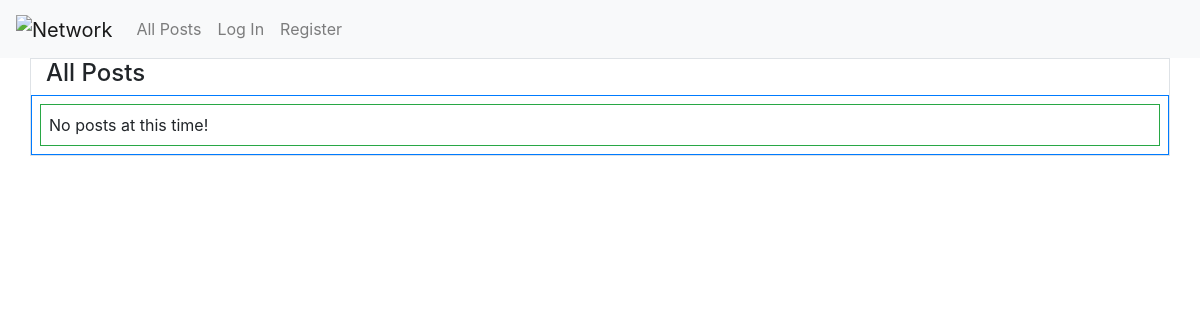
The app's page /, older data.
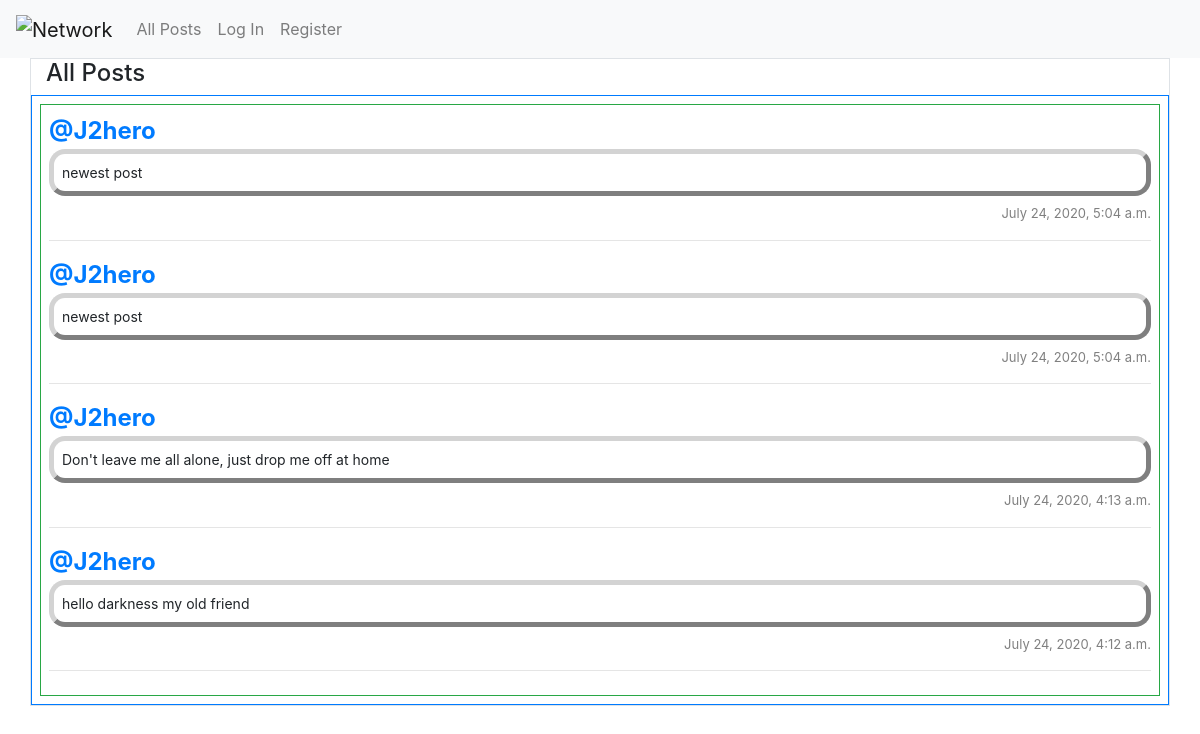
The same page, newer data.
### network/models.py (models this page shows, shortened)
class Post(models.Model):
    user = models.ForeignKey(User, on_delete=models.CASCADE, default="")
    content = models.TextField(max_length=64, default="")
    time = models.DateTimeField(default=now)
    likes = models.IntegerField(default=0)

class User(AbstractUser):
    following_count = models.IntegerField(default=0)
    followers_count = models.IntegerField(default=0)

### network/views.py (the view, shortened to what this page needs)
# urls.py: path("", views.index, name="index"),
def index(request):
    return render(request, "network/index.html", {
        "posts": list(Post.objects.all().order_by('-time'))
    })

### network/templates/network/index.html (shortened to what this page needs)
{% extends "network/layout.html" %} {% block body %}
<div class="container border">
    <h4>All Posts</h4>
    <div class="row border border-primary">
        <div class="col border border-success p-2 m-2">
            {% include "modules/posts.html" %}
        </div>
    </div>
</div>
{% endblock %}

### network/templates/modules/posts.html (shortened to what this page needs)
{% for post in posts %}
    <ul class="post post-{{ post.id }}" data-post="{{ post.id }}">
        <li class="post-username"><a class="link-username" href="{% url 'profile' post.user.username %}">@{{ post.user.username }}</a></li>
        <li class="post-content">{{ post.content }}</li>
        <li class="post-likes">
        <li class="post-time">{{ post.time }}</li>
    </ul>
    <hr class="hr-{{ post.id }}">
{% empty %}
    <span class="post-empty">No posts at this time!</span>
{% endfor %}

Row changes from the older to the newer data that the page shows:
added Post: user.username "J2hero", content "newest post", time "July 24, 2020, 5:04 a.m."
added Post: user.username "J2hero", content "newest post", time "July 24, 2020, 5:04 a.m."
added Post: user.username "J2hero", content "Don't leave me all alone, just drop me off at home", time "July 24, 2020, 4:13 a.m."
added Post: user.username "J2hero", content "hello darkness my old friend", time "July 24, 2020, 4:12 a.m."
Text that changed along with them:
text no longer shown: "No posts at this time!"
